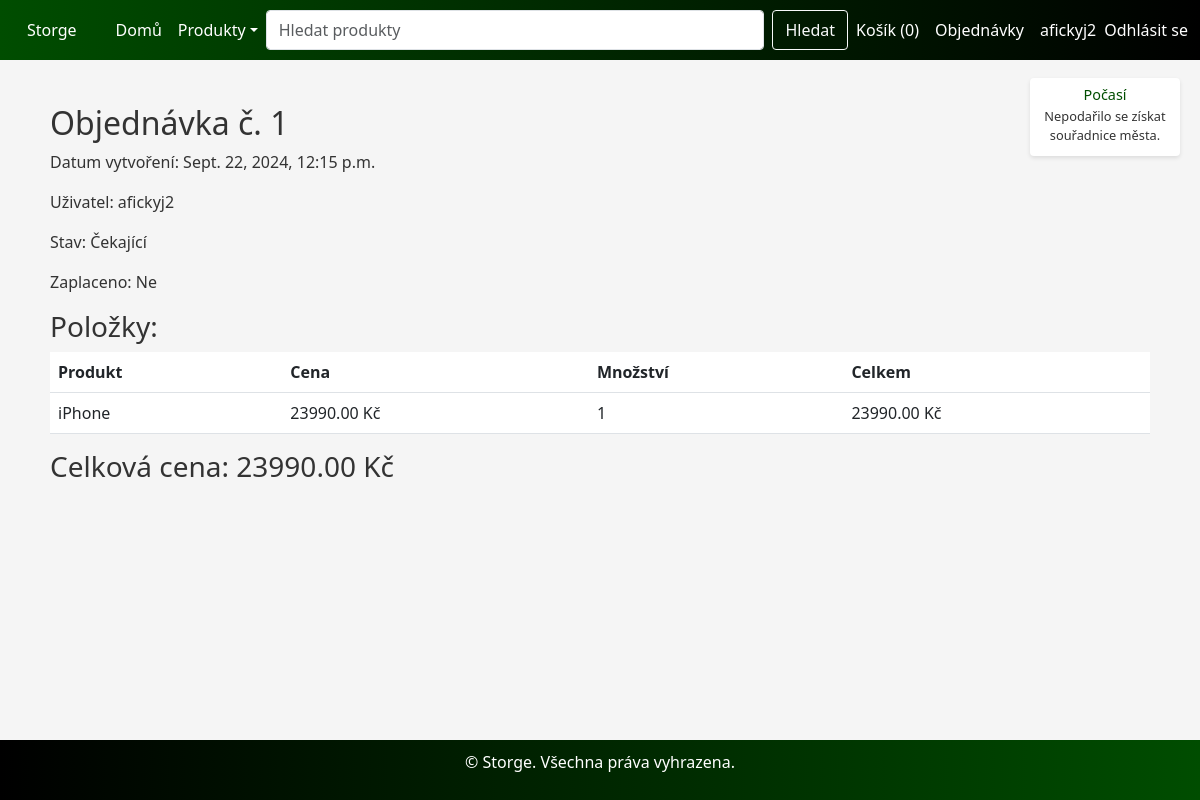
/order/1/ (signed in), run on the app's committed database.
### users/models.py (models this page shows, shortened)
class Order(models.Model):
    PAYMENT_CHOICES = [
        ('cash', 'Hotově při doručení'),
        ('card', 'Kartou při doručení'),
    ]
    DELIVERY_CHOICES = [
        ('courier', 'Kurýr'),
        ('pickup', 'Osobní odběr'),
    ]
    STATUS_CHOICES = [
        ('pending', 'Čekající'),
        ('processed', 'Zpracováno'),
        ('shipped', 'Odesláno'),
        ('delivered', 'Doručeno'),
    ]
    user = models.ForeignKey(User, on_delete=models.CASCADE, related_name='orders')
    address = models.CharField(max_length=255, default='Zadejte adresu doručení')  # Změněno na "Zadejte adresu doručení"
    delivery_method = models.CharField(max_length=10, choices=DELIVERY_CHOICES, default='courier')
    payment_method = models.CharField(max_length=10, choices=PAYMENT_CHOICES, default='cash')
    delivery_price = models.DecimalField(max_digits=6, decimal_places=2, default=0.00)  # Přidáno pole pro cenu dopravy
    created = models.DateTimeField(auto_now_add=True)
    updated = models.DateTimeField(auto_now=True)
    status = models.CharField(max_length=10, choices=STATUS_CHOICES, default='pending')
    paid = models.BooleanField(default=False)
    class Meta:
        ordering = ('-created',)
    def get_total_cost(self):
        items_total = sum(item.get_cost() for item in self.items.all())
        return items_total + self.delivery_price  # Zahrnutí ceny dopravy

class OrderItem(models.Model):
    order = models.ForeignKey(Order, on_delete=models.CASCADE, related_name='items')
    product = models.ForeignKey(Product, on_delete=models.CASCADE, related_name='order_items')
    price = models.DecimalField(max_digits=10, decimal_places=2)
    quantity = models.PositiveIntegerField(default=1)
    def get_cost(self):
        return self.price * self.quantity

class Product(models.Model):
    name = models.CharField(max_length=100)
    description = models.TextField()
    price = models.DecimalField(max_digits=10, decimal_places=2)
    image_url = models.URLField(max_length=200, blank=True)
    category = models.ForeignKey(Category, on_delete=models.CASCADE, related_name='products')
    availability = models.BooleanField(default=True)
    author = models.ForeignKey(
        User,
        related_name='products',
        on_delete=models.SET_NULL,
        null=True,
        blank=True
    )
    image = models.ImageField(upload_to='product_images/', blank=True, null=True)
    class Meta:
        permissions = [
            ("can_edit_product", "Can edit product"),
            ("can_delete_product", "Can delete product"),
        ]

### users/views.py (the view)
# urls.py: path('order/<int:order_id>/', views.order_detail, name='order_detail'),
@login_required
def order_detail(request, order_id):
    order = get_object_or_404(Order, id=order_id)
    if order.user != request.user and not request.user.is_staff:
        return HttpResponseForbidden("Nemáte oprávnění zobrazit tuto objednávku.")
    return render(request, 'users/order_detail.html', {'order': order})

### users/forms.py
class ProductSearchForm(forms.Form):
    query = forms.CharField(max_length=100, label='Vyhledat produkty')

### users/cart.py (called while the page is built)
    def __len__(self):
        return sum(item['quantity'] for item in self.cart.values())

### users/context_processors.py (called while the page is built)
def search_form(request):
    return {'search_form': ProductSearchForm()}

def cart(request):
    return {'cart': Cart(request)}

def categories(request):
    return {'categories': Category.objects.all()}

### users/templates/users/order_detail.html (shortened to what this page needs)
{% extends 'base.html' %}
{% block content %}
    <h2>Objednávka č. {{ order.id }}</h2>
    <p>Datum vytvoření: {{ order.created }}</p>
    <p>Uživatel: {{ order.user.username }}</p>
    <p>Stav: {{ order.get_status_display }}</p>
    <p>Zaplaceno: {{ order.paid|yesno:"Ano,Ne" }}</p>
    <h3>Položky:</h3>
    <table class="table">
        <thead>
            <tr>
                <th>Produkt</th>
                <th>Cena</th>
                <th>Množství</th>
                <th>Celkem</th>
            </tr>
        </thead>
        <tbody>
            {% for item in order.items.all %}
                <tr>
                    <td>{{ item.product.name }}</td>
                    <td>{{ item.price }} Kč</td>
                    <td>{{ item.quantity }}</td>
                    <td>{{ item.get_cost }} Kč</td>
                </tr>
            {% endfor %}
        </tbody>
    </table>
    <h3>Celková cena: {{ order.get_total_cost }} Kč</h3>
{% endblock %}

### templates/base.html (shortened to what this page needs)
<!DOCTYPE html>
<html lang="cs">
<head>
    <link href="https://cdn.jsdelivr.net/npm/bootstrap@5.3.0/dist/css/bootstrap.min.css" rel="stylesheet">
</head>
<body>
    <nav class="navbar navbar-expand-lg navbar-custom mb-4">
        <div class="container-fluid position-relative">
            <div class="d-flex align-items-center">
                <a class="navbar-brand" href="{% url 'home' %}">Storge</a>
                <div class="collapse navbar-collapse" id="navbarLeft">
                    <ul class="navbar-nav me-auto mb-2 mb-lg-0">
                        <li class="nav-item">
                            <a class="nav-link" href="{% url 'home' %}">Domů</a>
                        </li>
                        <li class="nav-item dropdown">
                            <a class="nav-link dropdown-toggle" href="#" id="produktyDropdown" role="button" data-bs-toggle="dropdown" aria-expanded="false">
                                Produkty
                            </a>
                        </li>
                    </ul>
                </div>
            </div>
            <div class="navbar-center">
                <form class="d-flex w-100" method="get" action="{% url 'product_search' %}">
                    <input class="form-control me-2" type="search" name="query" placeholder="Hledat produkty" aria-label="Hledat" value="{{ request.GET.query }}">
                    <button class="btn btn-outline-light" type="submit">Hledat</button>
                </form>
            </div>
            <div class="d-flex align-items-center">
                <div class="collapse navbar-collapse" id="navbarRight">
                    <ul class="navbar-nav ms-auto mb-2 mb-lg-0">
                        <li class="nav-item">
                            <a class="nav-link" href="{% url 'cart_detail' %}">Košík ({{ cart|length }})</a>
                        </li>
                        {% if user.is_authenticated %}
                            <li class="nav-item">
                                <a class="nav-link" href="{% url 'order_list' %}">Objednávky</a>
                            </li>
                        {% endif %}
                        {% if user.is_authenticated %}
                            <li class="nav-item">
                                <a class="nav-link" href="{% url 'profile' %}">{{ user.username }}</a>
                            </li>
                            <li class="nav-item">
                                <form id="logout-form" action="{% url 'logout' %}" method="POST" class="d-flex align-items-center mb-0">
                                    <button type="submit" class="btn btn-link nav-link p-0" style="color: #fff;">Odhlásit se</button>
                                </form>
                            </li>
                        {% endif %}
                    </ul>
                </div>
            </div>
            <div id="weather-widget" class="weather-widget">
            </div>
        </div>
    </nav>
    <div class="container content">
        {% block content %}
        {% endblock %}
    </div>
    <footer class="footer mt-auto">
        <div class="container">
            <p>&copy; {{ year }} Storge. Všechna práva vyhrazena.</p>
        </div>
    </footer>
</body>
</html>

### templates/base.html (style rules this page uses)
* { margin: 0; padding: 0; box-sizing: border-box; }
body { font-family: 'Segoe UI', Tahoma, Geneva, Verdana, sans-serif; background-color: #f5f5f5; color: #333; min-height: 100vh; display: flex; flex-direction: column; }
.navbar-custom { background: linear-gradient(90deg, #004d00, #000000); }
.navbar-custom .nav-link, .navbar-custom .navbar-brand { color: #fff !important; font-size: 1rem; padding: 10px 15px; }
a, .btn { transition: color 0.2s, background-color 0.2s; }
.navbar-center { flex: 1; display: flex; justify-content: center; max-width: 800px; }
.navbar-center .form-control { width: 100%; height: 2.5rem; font-size: 1rem; border-radius: 0.25rem; }
.navbar-center .btn { height: 2.5rem; font-size: 1rem; border-radius: 0.25rem; }
.navbar-nav .nav-item { display: flex; align-items: center; }
.navbar-nav .nav-item .nav-link, .navbar-nav .nav-item .btn { display: flex; align-items: center; padding-top: 0; padding-bottom: 0; }
.content { flex: 1; padding: 20px; }
.footer { background: linear-gradient(90deg, #000000, #004d00); color: #fff; text-align: center; padding: 10px 0; position: relative; }
.weather-widget { position: absolute; top: 70px; right: 20px; width: 150px; background-color: #ffffff; border: none; border-radius: 4px; box-shadow: 0 2px 4px rgba(0,0,0,0.1); padding: 8px; z-index: 1000; text-align: center; }

### data on the page
Order: id "1", created "Sept. 22, 2024, 12:15 p.m.", user.username "afickyj2", status "Čekající", paid "Ne", get_total_cost "23990.00"
OrderItem: product.name "iPhone", price "23990.00", quantity "1", get_cost "23990.00"

### other printed values
{{ cart|length }} "0"
{{ user.username }} "afickyj2"
